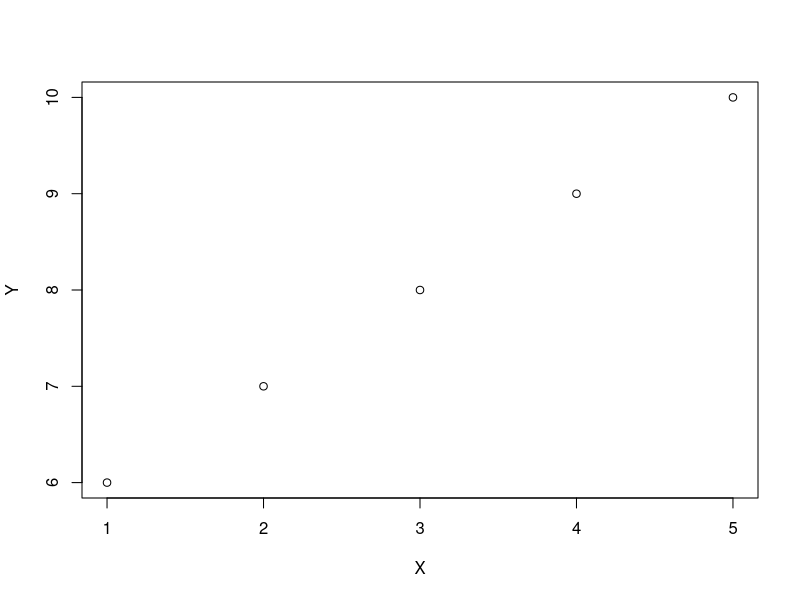

Here is the R script that generated this plot:
#Introduction
print("Welcome to Analytics Edge class")
a<-("Welcome to Analytics Edge class")
#a<-(print("Welcome to Analytics Edge class"))
a

#plotting
X=1:5
Y=6:10
plot(X,Y) 